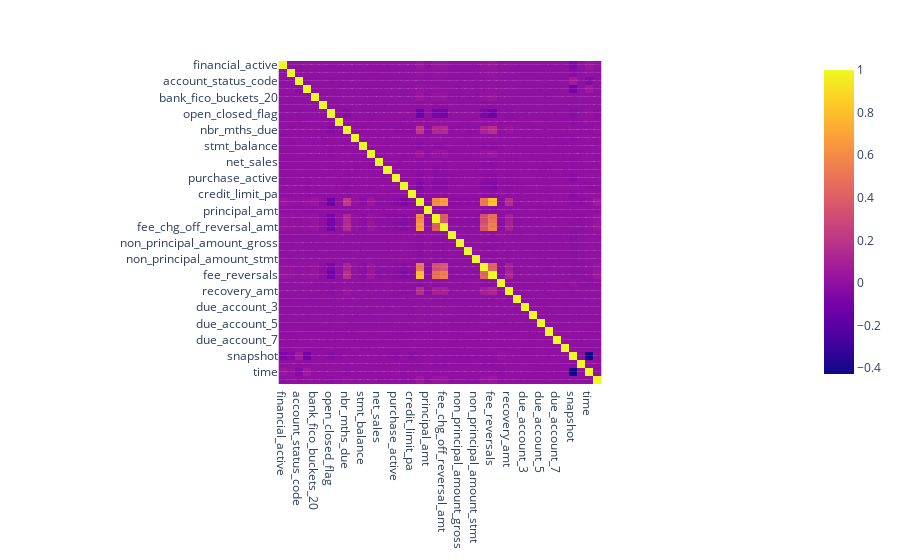

Here is the notebook cell this chart was saved with:
### Code cell
training_correlation = training.corr()
fig = px.imshow(training_correlation, text_auto=True)
fig.show()
pd.options.display.max_rows = 4000
training_correlation["charge_off"]

### Figure 1 — Plotly figure (JSON) as saved in the notebook; plotly's stock layout.template omitted (floating-point values rounded to 4 significant figures; data arrays with more than 128 entries replaced by an {"elided": "..."} marker saying what was removed)
{"data": [{"coloraxis": "coloraxis", "hovertemplate": "x: %{x}<br>y: %{y}<br>color: %{z}<extra></extra>", "name": "0", "texttemplate": "%{z}", "type": "heatmap", "x": ["financial_active", "promotion_flag", "account_status_code", "active_12_mths", "bank_fico_buckets_20", "mob", "open_closed_flag", "ever_delinquent_flg", "nbr_mths_due", "variable_rate_margin", "stmt_balance", "prev_balance", "net_sales", "net_payments", "purchase_active", "credit_limit_amt", "credit_limit_pa", "charge_off", "principal_amt", "principal_amt_chrg_off", "fee_chg_off_reversal_amt", "net_finance_charge", "non_principal_amount_gross", "non_principal_amount_net", "non_principal_amount_stmt", "fc_reversals", "fee_reversals", "promo_bal_amt", "recovery_amt", "due_account_2", "due_account_3", "due_account_4", "due_account_5", "due_account_6", "due_account_7", "due_account_8", "snapshot", "industry", "time", "net_payment_behaviour_tripd"], "xaxis": "x", "y": ["financial_active", "promotion_flag", "account_status_code", "active_12_mths", "bank_fico_buckets_20", "mob", "open_closed_flag", "ever_delinquent_flg", "nbr_mths_due", "variable_rate_margin", "stmt_balance", "prev_balance", "net_sales", "net_payments", "purchase_active", "credit_limit_amt", "credit_limit_pa", "charge_off", "principal_amt", "principal_amt_chrg_off", "fee_chg_off_reversal_amt", "net_finance_charge", "non_principal_amount_gross", "non_principal_amount_net", "non_principal_amount_stmt", "fc_reversals", "fee_reversals", "promo_bal_amt", "recovery_amt", "due_account_2", "due_account_3", "due_account_4", "due_account_5", "due_account_6", "due_account_7", "due_account_8", "snapshot", "industry", "time", "net_payment_behaviour_tripd"], "yaxis": "y", "z": {"elided": "40x40 float values"}}], "layout": {"coloraxis": {"colorscale": [[0, "#0d0887"], [0.1111, "#46039f"], [0.2222, "#7201a8"], [0.3333, "#9c179e"], [0.4444, "#bd3786"], [0.5556, "#d8576b"], [0.6667, "#ed7953"], [0.7778, "#fb9f3a"], [0.8889, "#fdca26"], [1, "#f0f921"]]}, "margin": {"t": 60}, "xaxis": {"anchor": "y", "constrain": "domain", "domain": [0, 1], "scaleanchor": "y"}, "yaxis": {"anchor": "x", "autorange": "reversed", "constrain": "domain", "domain": [0, 1]}}}
